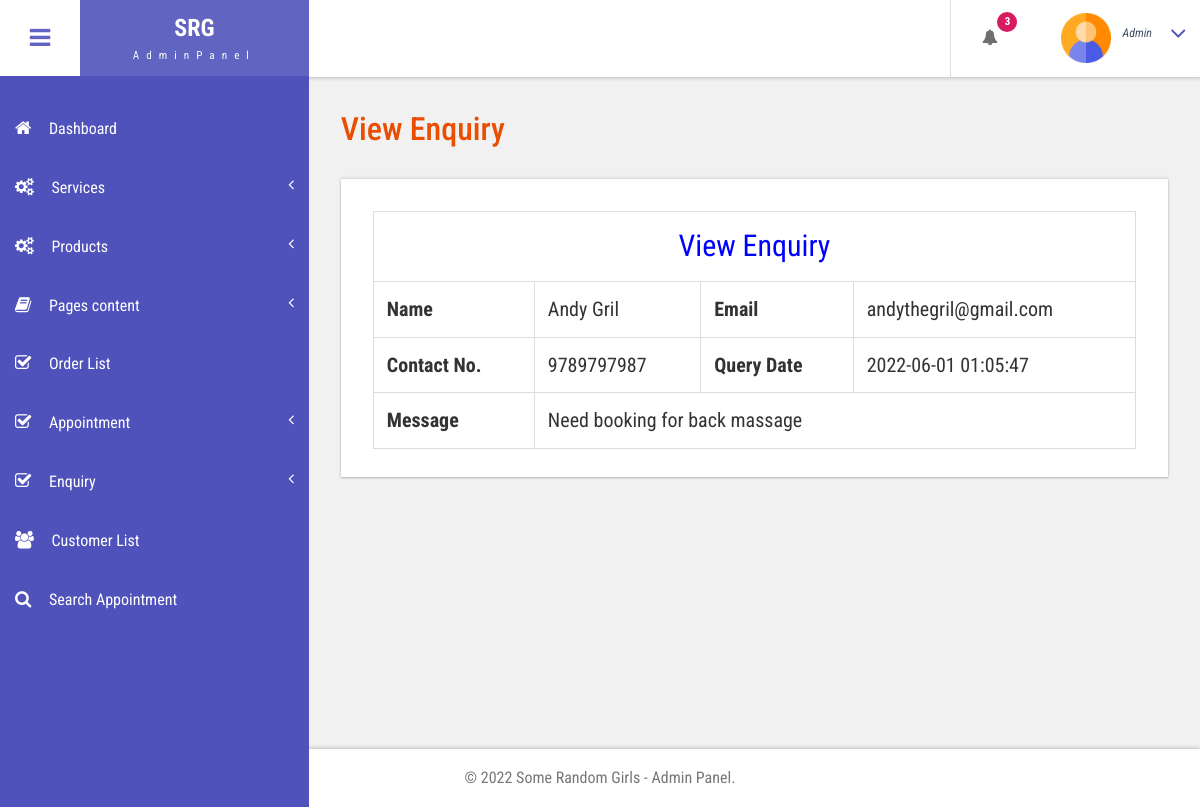
Page /bpms1/admin/view-enquiry.php?viewid=8 (signed in) on the committed database.
### tables this page shows
CREATE TABLE IF NOT EXISTS `tblcontact` (
  `ID` int(10) NOT NULL AUTO_INCREMENT,
  `FirstName` varchar(200) DEFAULT NULL,
  `LastName` varchar(200) DEFAULT NULL,
  `Phone` bigint(10) DEFAULT NULL,
  `Email` varchar(200) DEFAULT NULL,
  `Message` mediumtext,
  `EnquiryDate` timestamp NOT NULL DEFAULT CURRENT_TIMESTAMP,
  `IsRead` int(5) DEFAULT NULL,
  PRIMARY KEY (`ID`)
);

### bpms1/admin/view-enquiry.php (the view, shortened to what this page needs)
<?php
include('includes/dbconnection.php');
if (strlen($_SESSION['bpmsuid']==0)) {
  header('location:logout.php');
  } else{
$vid=$_GET['viewid'];
  ?>
<!DOCTYPE HTML>
<html>
<head>
<link href="css/bootstrap.css" rel='stylesheet' type='text/css' />
<link href="css/style.css" rel='stylesheet' type='text/css' />
<link href="css/font-awesome.css" rel="stylesheet">
<link href="css/animate.css" rel="stylesheet" type="text/css" media="all">
<link href="css/custom.css" rel="stylesheet">
</head>
<body class="cbp-spmenu-push">
	<div class="main-content">
		 <?php include_once('includes/sidebar.php');?>
		 <?php include_once('includes/header.php');?>
		<div id="page-wrapper">
			<div class="main-page">
				<div class="tables">
					<h3 class="title1">View Enquiry</h3>
					<div class="table-responsive bs-example widget-shadow">
						 <?php
$ret=mysqli_query($con,"select * from tblcontact where ID=$vid");
$cnt=1;
while ($row=mysqli_fetch_array($ret)) {
?>
                                 <table class="table table-bordered mg-b-0" style="font-size: 20px;">
                                   <tr style="color: blue;font-size: 30px;text-align: center;" ><td colspan="4">View Enquiry</td></tr>
                <tr>
    <th>Name</th>
    <td><?php  echo $row['FirstName']." ".$row['LastName'];?></td>
    <th>Email</th>
    <td><?php  echo $row['Email'];?></td>
                </tr>
                <tr>
                	<th>Contact No.</th>
                	<td><?php  echo $row['Phone'];?></td>
                	<th>Query Date</th>
                	<td><?php  echo $row['EnquiryDate'];?></td>
                </tr>
                <tr>
    <th>Message</th>
    <td colspan="4"><?php  echo $row['Message'];?></td>
  </tr>
              </table><?php $cnt=$cnt+1;} ?>
					</div>
				</div>
			</div>
		</div>
		 <?php include_once('includes/footer.php');?>
	</div>
</body>
</html>
<?php }  ?>

### bpms1/admin/css/style.css (style rules this page uses)
h4, h5, h6, h1, h2, h3 { margin: 0; }
html, body { font-family: 'Roboto Condensed', sans-serif; font-size: 100%; overflow-x: hidden; background: #fff; }
h1,h2,h3,h4,h5,h6 { margin:0; }
.main-content { position: relative; }
.cbp-spmenu-push { overflow-x: hidden; position: relative; }
.cbp-spmenu, .cbp-spmenu-push { -webkit-transition: all 0.3s ease; -moz-transition: all 0.3s ease; transition: all 0.3s ease; }
.cbp-spmenu-push div#page-wrapper { margin: 0 0 0 19.3em; transition:.5s all; -webkit-transition:.5s all; -moz-transition:.5s all; }
.widget-shadow { background-color: #fff; box-shadow: 0 -1px 3px rgba(0,0,0,.12),0 1px 2px rgba(0,0,0,.24); -webkit-box-shadow: 0 -1px 3px rgba(0,0,0,.12),0 1px 2px rgba(0,0,0,.24); -moz-box-shadow: 0 -1px 3px rgba(0,0,0,.12),0 1px 2px rgba(0,0,0,.24); }
h3.title1 { font-size: 2em; color: #e94e02; margin-bottom: 0.8em; }
.table > thead > tr > th, .table > tbody > tr > th, .table > tfoot > tr > th, .table > thead > tr > td, .table > tbody > tr > td, .table > tfoot > tr > td { border-top: none; }
.tables .panel-body ,.tables .bs-example { padding: 2em 2em 0.5em; }
.tables .table > thead > tr > th, .tables .table > tbody > tr > th, .tables .table > tfoot > tr > th, .tables .table > thead > tr > td, .tables .table > tbody > tr > td, .tables .table > tfoot > tr > td { padding: 13px; border-top: 1px solid #E0E0E0; }
.bs-example { margin-top: 2em; }

### bpms1/admin/css/custom.css (style rules this page uses)
#page-wrapper { padding:7em 2em 2.5em; background-color: #F1F1F1; }

### rows in the picture
tblcontact: FirstName "Andy", LastName "Gril", Email "andythegril@gmail.com", Phone "9789797987", EnquiryDate "2022-06-01 01:05:47", Message "Need booking for back massage"

### other values in the picture
$num "3"
